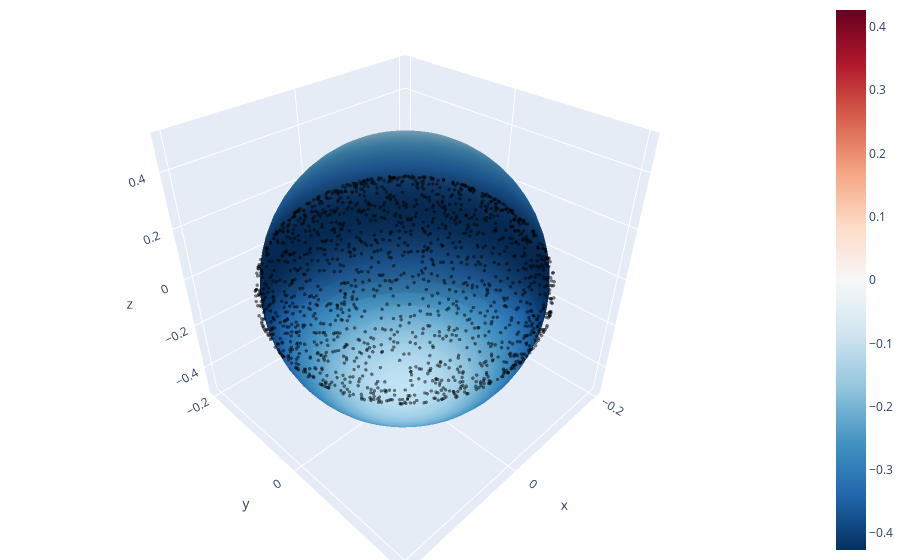
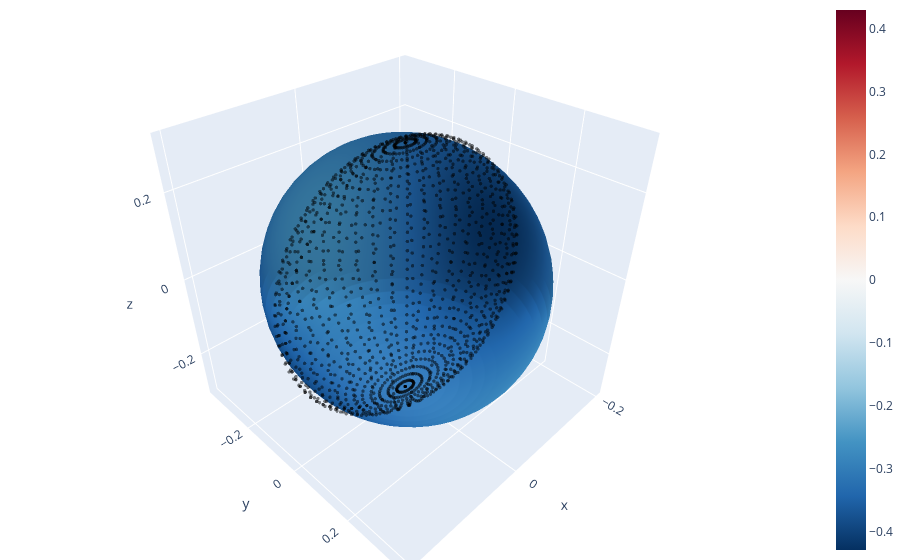

Notebook source saved alongside these figures, in order:
### Code cell
import plotly.graph_objects as go
import numpy as np

def plot_ellipsoid_plotly(a, b, c, yaw, pitch, roll, points, r=0.62, vmin=None, vmax=None, show_gt=False):
    u, v = torch.linspace(0, 2 * torch.pi, 60), torch.linspace(0, torch.pi, 30)
    u, v = torch.meshgrid(u, v, indexing="ij")
    x = a * torch.cos(u) * torch.sin(v)
    y = b * torch.sin(u) * torch.sin(v)
    z = c * torch.cos(v)

    # Rotation
    angles = torch.tensor([yaw, pitch, roll],dtype=torch.double)
    R = rotation_matrix_3d(torch.deg2rad(angles))
    ellipsoid = torch.stack([x, y, z], dim=-1).reshape(-1, 3).T.double()  # (3, N)
    rotated = (R @ ellipsoid).T.reshape(x.shape + (3,))

    # Residuals for color
    ellipsoid_xyz = rotated.reshape(-1, 3).T
    radii = torch.norm(ellipsoid_xyz, dim=0)
    residuals = (radii - r).reshape(rotated.shape[:2]).cpu().numpy()
    if vmin is None or vmax is None:
        absmax = np.abs(residuals).max().item()
        vmin, vmax = -absmax, absmax

    surface = go.Surface(
        x=rotated[..., 0].cpu().numpy(),
        y=rotated[..., 1].cpu().numpy(),
        z=rotated[..., 2].cpu().numpy(),
        surfacecolor=residuals,
        colorscale='RdBu',
        reversescale=True,
        cmin=vmin,
        cmax=vmax,
        opacity=0.98,
        showscale=True
    )

    # Noisy points (rotated)
    pts = points.double().detach().cpu().numpy()
    scatter = go.Scatter3d(
        x=pts[0], y=pts[1], z=pts[2],
        mode='markers',
        marker=dict(size=1.2, color='black', opacity=0.5)
    )

    # Optional: GT sphere wireframe
    if show_gt:
        u_gt, v_gt = torch.meshgrid(torch.linspace(0, 2*torch.pi, 40), torch.linspace(0, torch.pi, 20))
        x_gt = r * torch.cos(u_gt) * torch.sin(v_gt)
        y_gt = r * torch.sin(u_gt) * torch.sin(v_gt)
        z_gt = r * torch.cos(v_gt)
        sphere = go.Surface(
            x=x_gt, y=y_gt, z=z_gt,
            showscale=False,
            opacity=0.1,
            colorscale=[[0, "gray"], [1, "gray"]],
            surfacecolor=torch.zeros_like(x_gt)
        )
        data = [surface, scatter, sphere]
    else:
        data = [surface, scatter]

    fig = go.Figure(data=data)
    fig.update_layout(scene=dict(
        aspectmode='cube'
    ))
    fig.update_layout(
        margin=dict(l=0, r=0, t=0, b=0)
    )
    # fig.update_layout(
    #     scene = dict(
    #         xaxis = dict(visible=False),
    #         yaxis = dict(visible=False),
    #         zaxis =dict(visible=False)
    #         )
    #     )
    fig.show()

a, b, c = 0.2, 0.2, 0.3
plot_ellipsoid_plotly(0.194, 0.192, 0.498,0,0,0,P_uniform)
plot_ellipsoid_plotly(0.190, 0.364, 0.296,0,0,0,P_grid)

### Figure 1 — Plotly figure (JSON) as saved in the notebook; plotly's stock layout.template omitted (floating-point values rounded to 4 significant figures; data arrays with more than 128 entries replaced by an {"elided": "..."} marker saying what was removed)
{"data": [{"cmax": 0.4264, "cmin": -0.4264, "colorscale": [[0, "rgb(103,0,31)"], [0.1, "rgb(178,24,43)"], [0.2, "rgb(214,96,77)"], [0.3, "rgb(244,165,130)"], [0.4, "rgb(253,219,199)"], [0.5, "rgb(247,247,247)"], [0.6, "rgb(209,229,240)"], [0.7, "rgb(146,197,222)"], [0.8, "rgb(67,147,195)"], [0.9, "rgb(33,102,172)"], [1, "rgb(5,48,97)"]], "opacity": 0.98, "reversescale": true, "showscale": true, "surfacecolor": {"elided": "60x30 float values"}, "type": "surface", "x": {"elided": "60x30 float values"}, "y": {"elided": "60x30 float values"}, "z": {"elided": "60x30 float values"}}, {"marker": {"color": "black", "opacity": 0.5, "size": 1.2}, "mode": "markers", "type": "scatter3d", "x": {"elided": "1600 float values"}, "y": {"elided": "1600 float values"}, "z": {"elided": "1600 float values"}}], "layout": {"margin": {"b": 0, "l": 0, "r": 0, "t": 0}, "scene": {"aspectmode": "cube"}}}

### Figure 2 — Plotly figure (JSON) as saved in the notebook; plotly's stock layout.template omitted (floating-point values rounded to 4 significant figures; data arrays with more than 128 entries replaced by an {"elided": "..."} marker saying what was removed)
{"data": [{"cmax": 0.4296, "cmin": -0.4296, "colorscale": [[0, "rgb(103,0,31)"], [0.1, "rgb(178,24,43)"], [0.2, "rgb(214,96,77)"], [0.3, "rgb(244,165,130)"], [0.4, "rgb(253,219,199)"], [0.5, "rgb(247,247,247)"], [0.6, "rgb(209,229,240)"], [0.7, "rgb(146,197,222)"], [0.8, "rgb(67,147,195)"], [0.9, "rgb(33,102,172)"], [1, "rgb(5,48,97)"]], "opacity": 0.98, "reversescale": true, "showscale": true, "surfacecolor": {"elided": "60x30 float values"}, "type": "surface", "x": {"elided": "60x30 float values"}, "y": {"elided": "60x30 float values"}, "z": {"elided": "60x30 float values"}}, {"marker": {"color": "black", "opacity": 0.5, "size": 1.2}, "mode": "markers", "type": "scatter3d", "x": {"elided": "1600 float values"}, "y": {"elided": "1600 float values"}, "z": {"elided": "1600 float values"}}], "layout": {"margin": {"b": 0, "l": 0, "r": 0, "t": 0}, "scene": {"aspectmode": "cube"}}}
